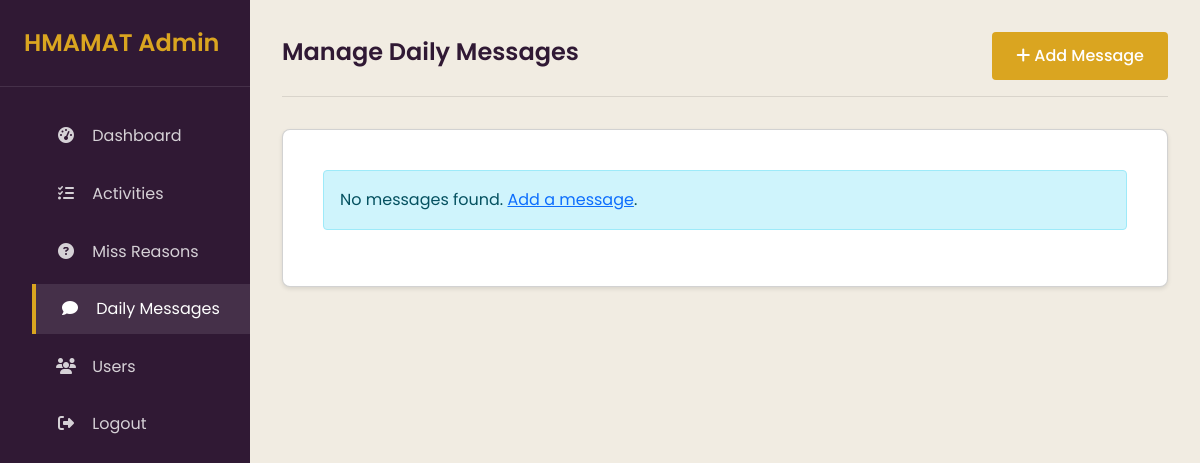
Before: /admin/manage_messages.php (signed in) with the older database file.
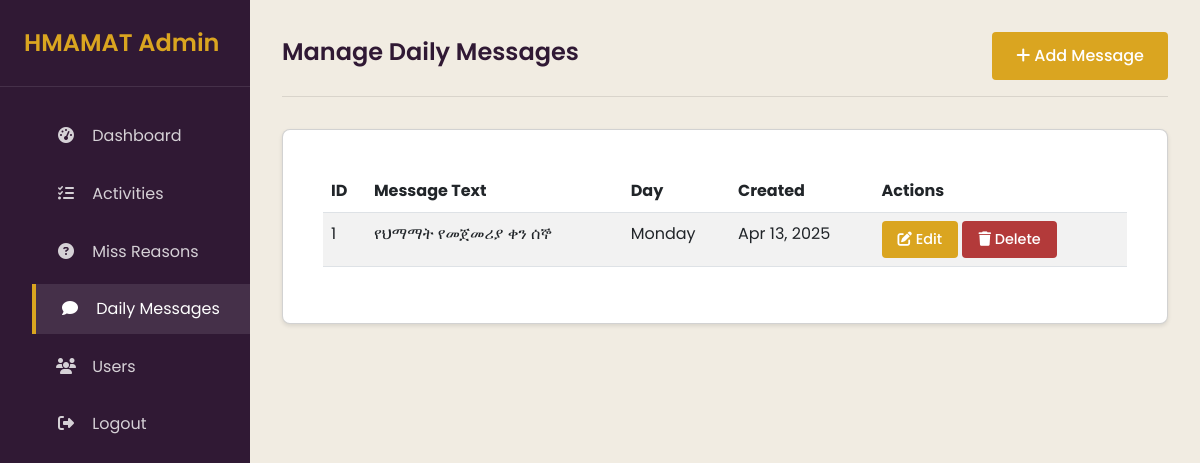
After: the same page with the newer database file.
### tables this page shows
CREATE TABLE `daily_messages` (
  `id` int(11) NOT NULL,
  `day_of_week` int(11) DEFAULT NULL CHECK (`day_of_week` between 1 and 7),
  `message_text` text NOT NULL,
  `created_at` datetime DEFAULT current_timestamp()
);

### admin/manage_messages.php (the view, shortened to what the changed rows need)
<?php
require_once '../includes/auth_check.php';
$message_id = 0;
$message_text = "";
$day_of_week = null;
$action = isset($_GET['action']) ? $_GET['action'] : '';
$messages = array();
$sql = "SELECT id, message_text, day_of_week, created_at FROM daily_messages ORDER BY day_of_week, id DESC";
$result = $conn->query($sql);
if ($result->num_rows > 0) {
    while ($row = $result->fetch_assoc()) {
        $messages[] = $row;
    }
}
$day_names = [
    1 => 'Monday',
    2 => 'Tuesday',
    3 => 'Wednesday',
    4 => 'Thursday',
    5 => 'Friday',
    6 => 'Saturday',
    7 => 'Sunday'
];
?>
<!DOCTYPE html>
<html lang="en">
<head>
    <link href="https://cdn.jsdelivr.net/npm/bootstrap@5.3.0-alpha1/dist/css/bootstrap.min.css" rel="stylesheet">
    <link rel="stylesheet" href="https://cdnjs.cloudflare.com/ajax/libs/font-awesome/6.1.1/css/all.min.css">
    <link rel="stylesheet" href="css/style.css">
</head>
<body>
    <div class="admin-container">
        <div class="admin-content">
            <div class="admin-header">
                <h1 class="page-title">Manage Daily Messages</h1>
            </div>
            <?php if ($action === 'add' || $action === 'edit'): ?>
            <div class="card">
                <div class="card-header">
                    <h3 class="card-title"><?php echo $action === 'edit' ? 'Edit' : 'Add'; ?> Daily Message</h3>
                </div>
                <div class="card-body">
                    <form method="post" action="<?php echo htmlspecialchars($_SERVER["PHP_SELF"]); ?>">
                        <?php if ($action === 'edit'): ?>
                        <input type="hidden" name="message_id" value="<?php echo $message_id; ?>">
                        <?php endif; ?>
                        <div class="form-group mb-3">
                            <label for="message_text" class="form-label">Message Text</label>
                            <textarea class="form-control" id="message_text" name="message_text" rows="4" required><?php echo htmlspecialchars($message_text); ?></textarea>
                            <small class="form-text text-muted">Enter the daily message to display on the login page.</small>
                        </div>
                        <div class="form-group mb-3">
                            <label for="day_of_week" class="form-label">Day of Week</label>
                            <select class="form-control" id="day_of_week" name="day_of_week">
                                <option value="">Display every day (default)</option>
                                <?php foreach ($day_names as $day_num => $day_name): ?>
                                <option value="<?php echo $day_num; ?>" <?php echo $day_of_week === $day_num ? 'selected' : ''; ?>><?php echo $day_name; ?></option>
                                <?php endforeach; ?>
                            </select>
                            <small class="form-text text-muted">Select a specific day to display this message, or leave blank for a general message.</small>
                        </div>
                        <div class="form-actions">
                            <button type="submit" class="btn btn-primary"><?php echo $action === 'edit' ? 'Update' : 'Create'; ?> Message</button>
                            <a href="manage_messages.php" class="btn btn-secondary">Cancel</a>
                        </div>
                    </form>
                </div>
            </div>
            <?php else: ?>
            <div class="card">
                <div class="card-body">
                    <?php if (count($messages) > 0): ?>
                    <div class="table-responsive">
                        <table class="table table-striped">
                            <thead>
                                <tr>
                                    <th>ID</th>
                                    <th>Message Text</th>
                                    <th>Day</th>
                                    <th>Created</th>
                                    <th>Actions</th>
                                </tr>
                            </thead>
                            <tbody>
                                <?php foreach ($messages as $message): ?>
                                <tr>
                                    <td><?php echo $message['id']; ?></td>
                                    <td><?php echo htmlspecialchars(substr($message['message_text'], 0, 100)) . (strlen($message['message_text']) > 100 ? '...' : ''); ?></td>
                                    <td><?php echo $message['day_of_week'] !== null ? $day_names[$message['day_of_week']] : 'Every day'; ?></td>
                                    <td><?php echo date('M d, Y', strtotime($message['created_at'])); ?></td>
                                    <td>
                                        <a href="?action=edit&id=<?php echo $message['id']; ?>" class="btn btn-sm btn-info"><i class="fas fa-edit"></i> Edit</a>
                                        <a href="?action=delete&id=<?php echo $message['id']; ?>" class="btn btn-sm btn-danger" onclick="return confirm('Are you sure you want to delete this message?');"><i class="fas fa-trash"></i> Delete</a>
                                    </td>
                                </tr>
                                <?php endforeach; ?>
                            </tbody>
                        </table>
                    </div>
                    <?php else: ?>
                    <div class="alert alert-info">No messages found. <a href="?action=add">Add a message</a>.</div>
                    <?php endif; ?>
                </div>
            </div>
            <?php endif; ?>
        </div>
    </div>
</body>
</html>

Changed rows visible on the page:
added daily_messages: id "1", message_text "የህማማት የመጀመሪያ ቀን ሰኞ", day_of_week "Monday", created_at "Apr 13, 2025"
Other visible differences:
text no longer shown: "No messages found. Add a message ."
text now shown: "ID Message Text Day Created Actions"
